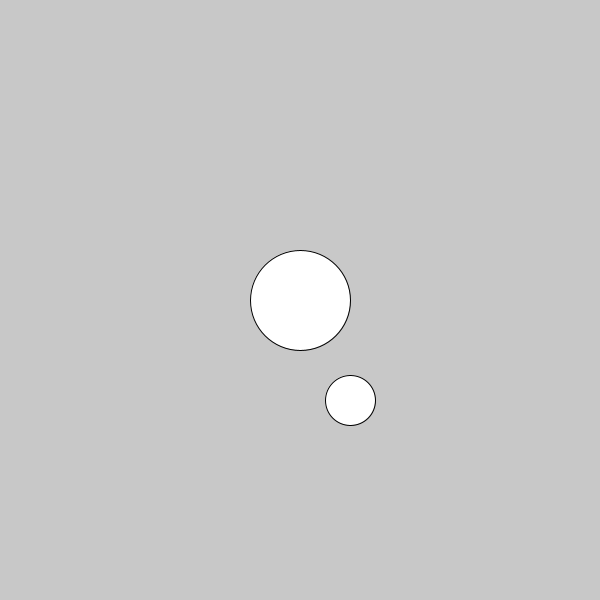
Frame 1 (no input)
Frame 60 (the mouse pressed at the canvas centre just before this capture): identical to frame 1, image omitted
Frame 120 (the mouse held since frame 60 and released just before this capture): identical to frame 1, image omitted

The Processing sketch that drew this single still picture (run headless with seeded random() and noise(); from frame 60 on, the mouse is pressed at the canvas centre):

// Processing sketch: CameraPan2D
// ── CameraPan2D.pde
Camera2D camera;

void setup(){
	size(600,600);
	camera = new Camera2D();
}

void draw(){
  camera.run();
  
  background(200);
  ellipse( 0,  0,100,100);
  ellipse(50,100, 50, 50);
}

void mouseWheel(MouseEvent e) {
  camera.scrollMode(e);
}

// ── Camera2D.pde
class Camera2D{
  float x;
  float y;
  float scale;
  char panKey;
  char lastKey;
  Boolean isPanKey;
  
  Camera2D(){
    x = width/2;
    y = height/2;
    scale = 1;
    panKey = ' ';
    isPanKey = false;
  }
  
  PVector transMouse(float x, float y){
    x = (x- width/2)/scale +  width/2 - this.x;
    y = (y-height/2)/scale + height/2 - this.y;
    return new PVector(x,y);
  }
  
  void scrollMode(MouseEvent e){
    if(isPanKey)
      scale -= e.getCount()*0.1*scale;
  }
  
  void run(){
    input();
    update();
  }
  
  void input(){
    if(keyPressed){
      if(lastKey != key)
        if(key == panKey)
          isPanKey = !isPanKey;
      lastKey = key;
    } else {
      isPanKey = false;
      lastKey = 0;
    }
    
    if(isPanKey && mousePressed && mouseButton == LEFT){
      x += (mouseX-pmouseX)/scale;
      y += (mouseY-pmouseY)/scale;
    }
  }
  
  void update(){
    translate(width/2,height/2);
    scale(scale);
    translate(-width/2,-height/2);
    translate(x,y);
  }
}
